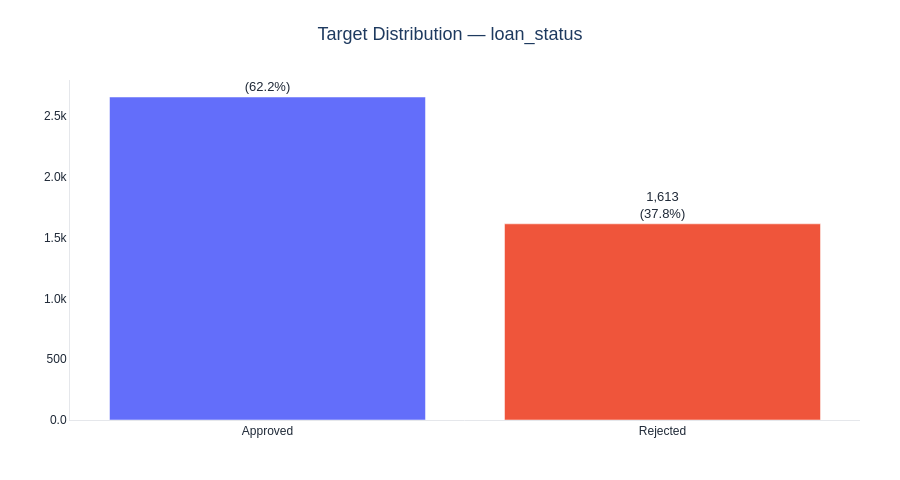
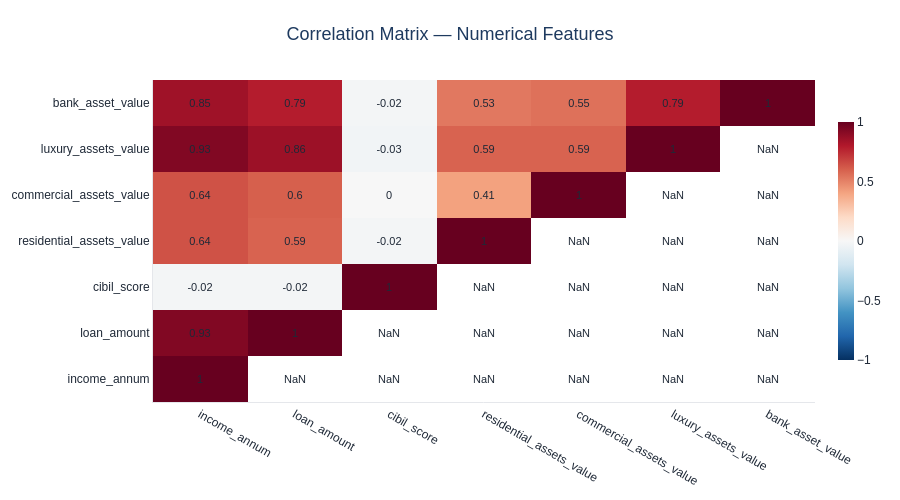
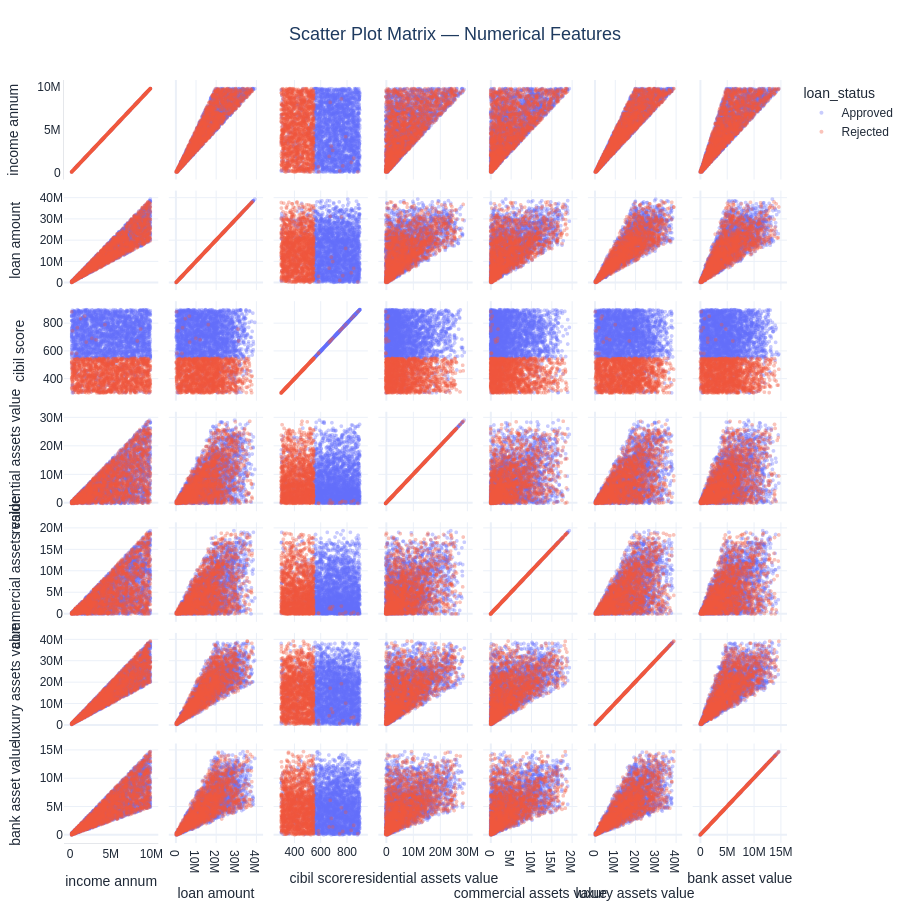
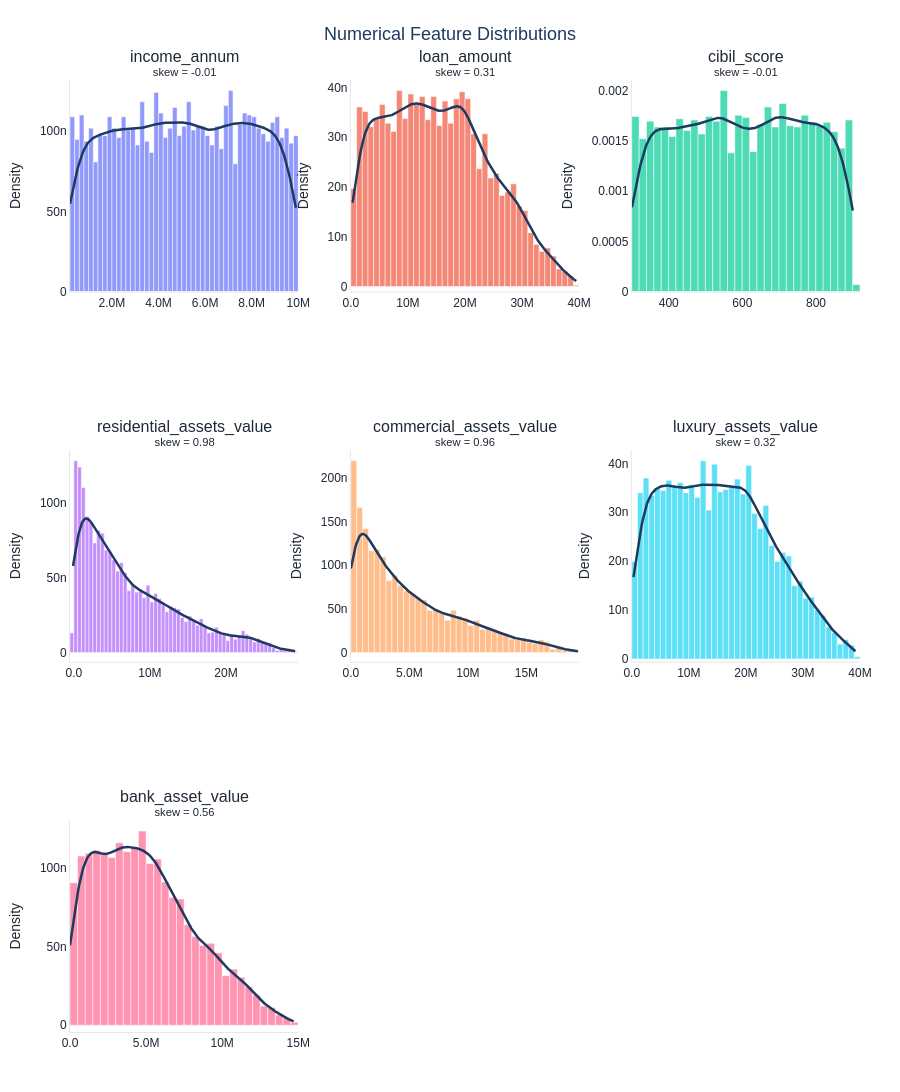

Write notebook code for charts like these, in order.
### Code cell
df = pd.read_csv(data_path, skipinitialspace=True)
dataset_overview(df, target="loan_status", save_html="../outputs/eda_report.html", name=data_path)

### Figure 1 — Plotly figure (JSON) as saved in the notebook; plotly's stock layout.template omitted (floating-point values rounded to 4 significant figures)
{"data": [{"marker": {"color": ["#636EFA", "#EF553B"]}, "text": ["2,656<br>(62.2%)", "1,613<br>(37.8%)"], "textfont": {"color": "#1F2937", "size": 13}, "textposition": "outside", "type": "bar", "x": ["Approved", "Rejected"], "y": [2656, 1613]}], "layout": {"font": {"color": "#1F2937", "family": "Arial, sans-serif"}, "height": 480, "margin": {"b": 60, "l": 70, "r": 40, "t": 80}, "paper_bgcolor": "white", "plot_bgcolor": "white", "showlegend": false, "title": {"font": {"color": "#1E3A5F", "family": "Arial, sans-serif", "size": 18}, "text": "Target Distribution — loan_status", "x": 0.5, "xanchor": "center"}, "xaxis": {"linecolor": "#E5E7EB", "showgrid": false, "tickfont": {"size": 12}, "zeroline": false}, "yaxis": {"linecolor": "#E5E7EB", "showgrid": false, "tickfont": {"size": 12}, "tickformat": ".2s", "zeroline": false}}}

### Figure 2 — Plotly figure (JSON) as saved in the notebook; plotly's stock layout.template omitted (floating-point values rounded to 4 significant figures)
{"data": [{"colorbar": {"len": 0.8, "thickness": 16}, "colorscale": [[0, "rgb(5,48,97)"], [0.1, "rgb(33,102,172)"], [0.2, "rgb(67,147,195)"], [0.3, "rgb(146,197,222)"], [0.4, "rgb(209,229,240)"], [0.5, "rgb(247,247,247)"], [0.6, "rgb(253,219,199)"], [0.7, "rgb(244,165,130)"], [0.8, "rgb(214,96,77)"], [0.9, "rgb(178,24,43)"], [1, "rgb(103,0,31)"]], "hoverongaps": false, "text": [[1.0, NaN, NaN, NaN, NaN, NaN, NaN], [0.93, 1.0, NaN, NaN, NaN, NaN, NaN], [-0.02, -0.02, 1.0, NaN, NaN, NaN, NaN], [0.64, 0.59, -0.02, 1.0, NaN, NaN, NaN], [0.64, 0.6, -0.0, 0.41, 1.0, NaN, NaN], [0.93, 0.86, -0.03, 0.59, 0.59, 1.0, NaN], [0.85, 0.79, -0.02, 0.53, 0.55, 0.79, 1.0]], "textfont": {"color": "#1F2937", "size": 11}, "texttemplate": "%{text}", "type": "heatmap", "x": ["income_annum", "loan_amount", "cibil_score", "residential_assets_value", "commercial_assets_value", "luxury_assets_value", "bank_asset_value"], "y": ["income_annum", "loan_amount", "cibil_score", "residential_assets_value", "commercial_assets_value", "luxury_assets_value", "bank_asset_value"], "z": [[1.0, NaN, NaN, NaN, NaN, NaN, NaN], [0.93, 1.0, NaN, NaN, NaN, NaN, NaN], [-0.02, -0.02, 1.0, NaN, NaN, NaN, NaN], [0.64, 0.59, -0.02, 1.0, NaN, NaN, NaN], [0.64, 0.6, -0.0, 0.41, 1.0, NaN, NaN], [0.93, 0.86, -0.03, 0.59, 0.59, 1.0, NaN], [0.85, 0.79, -0.02, 0.53, 0.55, 0.79, 1.0]], "zmax": 1, "zmid": 0, "zmin": -1}], "layout": {"font": {"color": "#1F2937", "family": "Arial, sans-serif"}, "height": 500, "margin": {"b": 80, "l": 100, "r": 40, "t": 80}, "paper_bgcolor": "white", "plot_bgcolor": "white", "title": {"font": {"color": "#1E3A5F", "family": "Arial, sans-serif", "size": 18}, "text": "Correlation Matrix — Numerical Features", "x": 0.5, "xanchor": "center"}, "xaxis": {"linecolor": "#E5E7EB", "showgrid": false, "tickfont": {"size": 12}, "zeroline": false}, "yaxis": {"linecolor": "#E5E7EB", "showgrid": false, "tickfont": {"size": 12}, "zeroline": false}}}

### Figure 3 — Plotly figure (JSON) as saved in the notebook; plotly's stock layout.template omitted (floating-point values rounded to 4 significant figures; data arrays with more than 128 entries replaced by an {"elided": "..."} marker saying what was removed)
{"data": [{"diagonal": {"visible": true}, "dimensions": [{"axis": {"matches": true}, "label": "income annum", "values": {"elided": "2656 int values"}}, {"axis": {"matches": true}, "label": "loan amount", "values": {"elided": "2656 int values"}}, {"axis": {"matches": true}, "label": "cibil score", "values": {"elided": "2656 int values"}}, {"axis": {"matches": true}, "label": "residential assets value", "values": {"elided": "2656 int values"}}, {"axis": {"matches": true}, "label": "commercial assets value", "values": {"elided": "2656 int values"}}, {"axis": {"matches": true}, "label": "luxury assets value", "values": {"elided": "2656 int values"}}, {"axis": {"matches": true}, "label": "bank asset value", "values": {"elided": "2656 int values"}}], "hovertemplate": "loan_status=Approved<br>%{xaxis.title.text}=%{x}<br>%{yaxis.title.text}=%{y}<extra></extra>", "legendgroup": "Approved", "marker": {"color": "#636EFA", "line": {"width": 0}, "opacity": 0.35, "size": 4, "symbol": "circle"}, "name": "Approved", "showlegend": true, "type": "splom"}, {"diagonal": {"visible": true}, "dimensions": [{"axis": {"matches": true}, "label": "income annum", "values": {"elided": "1613 int values"}}, {"axis": {"matches": true}, "label": "loan amount", "values": {"elided": "1613 int values"}}, {"axis": {"matches": true}, "label": "cibil score", "values": {"elided": "1613 int values"}}, {"axis": {"matches": true}, "label": "residential assets value", "values": {"elided": "1613 int values"}}, {"axis": {"matches": true}, "label": "commercial assets value", "values": {"elided": "1613 int values"}}, {"axis": {"matches": true}, "label": "luxury assets value", "values": {"elided": "1613 int values"}}, {"axis": {"matches": true}, "label": "bank asset value", "values": {"elided": "1613 int values"}}], "hovertemplate": "loan_status=Rejected<br>%{xaxis.title.text}=%{x}<br>%{yaxis.title.text}=%{y}<extra></extra>", "legendgroup": "Rejected", "marker": {"color": "#EF553B", "line": {"width": 0}, "opacity": 0.35, "size": 4, "symbol": "circle"}, "name": "Rejected", "showlegend": true, "type": "splom"}], "layout": {"dragmode": "select", "font": {"color": "#1F2937", "family": "Arial, sans-serif"}, "height": 910, "legend": {"title": {"text": "loan_status"}, "tracegroupgap": 0}, "margin": {"b": 60, "l": 60, "r": 40, "t": 80}, "paper_bgcolor": "white", "plot_bgcolor": "white", "title": {"font": {"color": "#1E3A5F", "family": "Arial, sans-serif", "size": 18}, "text": "Scatter Plot Matrix — Numerical Features", "x": 0.5, "xanchor": "center"}, "width": 910, "xaxis": {"linecolor": "#E5E7EB", "showgrid": false, "tickfont": {"size": 12}, "zeroline": false}, "yaxis": {"linecolor": "#E5E7EB", "showgrid": false, "tickfont": {"size": 12}, "zeroline": false}}}

### Figure 4 — Plotly figure (JSON) as saved in the notebook; plotly's stock layout.template omitted (floating-point values rounded to 4 significant figures; data arrays with more than 128 entries replaced by an {"elided": "..."} marker saying what was removed)
{"data": [{"histnorm": "probability density", "marker": {"color": "#636EFA", "line": {"color": "white", "width": 0.5}}, "name": "income_annum", "opacity": 0.7, "showlegend": false, "type": "histogram", "x": {"elided": "4269 int values"}, "xaxis": "x", "yaxis": "y"}, {"line": {"color": "#1E3A5F", "width": 2.5}, "mode": "lines", "showlegend": false, "type": "scatter", "x": {"elided": "300 float values"}, "xaxis": "x", "y": {"elided": "300 float values"}, "yaxis": "y"}, {"histnorm": "probability density", "marker": {"color": "#EF553B", "line": {"color": "white", "width": 0.5}}, "name": "loan_amount", "opacity": 0.7, "showlegend": false, "type": "histogram", "x": {"elided": "4269 int values"}, "xaxis": "x2", "yaxis": "y2"}, {"line": {"color": "#1E3A5F", "width": 2.5}, "mode": "lines", "showlegend": false, "type": "scatter", "x": {"elided": "300 float values"}, "xaxis": "x2", "y": {"elided": "300 float values"}, "yaxis": "y2"}, {"histnorm": "probability density", "marker": {"color": "#00CC96", "line": {"color": "white", "width": 0.5}}, "name": "cibil_score", "opacity": 0.7, "showlegend": false, "type": "histogram", "x": {"elided": "4269 int values"}, "xaxis": "x3", "yaxis": "y3"}, {"line": {"color": "#1E3A5F", "width": 2.5}, "mode": "lines", "showlegend": false, "type": "scatter", "x": {"elided": "300 float values"}, "xaxis": "x3", "y": {"elided": "300 float values"}, "yaxis": "y3"}, {"histnorm": "probability density", "marker": {"color": "#AB63FA", "line": {"color": "white", "width": 0.5}}, "name": "residential_assets_value", "opacity": 0.7, "showlegend": false, "type": "histogram", "x": {"elided": "4269 int values"}, "xaxis": "x4", "yaxis": "y4"}, {"line": {"color": "#1E3A5F", "width": 2.5}, "mode": "lines", "showlegend": false, "type": "scatter", "x": {"elided": "300 float values"}, "xaxis": "x4", "y": {"elided": "300 float values"}, "yaxis": "y4"}, {"histnorm": "probability density", "marker": {"color": "#FFA15A", "line": {"color": "white", "width": 0.5}}, "name": "commercial_assets_value", "opacity": 0.7, "showlegend": false, "type": "histogram", "x": {"elided": "4269 int values"}, "xaxis": "x5", "yaxis": "y5"}, {"line": {"color": "#1E3A5F", "width": 2.5}, "mode": "lines", "showlegend": false, "type": "scatter", "x": {"elided": "300 float values"}, "xaxis": "x5", "y": {"elided": "300 float values"}, "yaxis": "y5"}, {"histnorm": "probability density", "marker": {"color": "#19D3F3", "line": {"color": "white", "width": 0.5}}, "name": "luxury_assets_value", "opacity": 0.7, "showlegend": false, "type": "histogram", "x": {"elided": "4269 int values"}, "xaxis": "x6", "yaxis": "y6"}, {"line": {"color": "#1E3A5F", "width": 2.5}, "mode": "lines", "showlegend": false, "type": "scatter", "x": {"elided": "300 float values"}, "xaxis": "x6", "y": {"elided": "300 float values"}, "yaxis": "y6"}, {"histnorm": "probability density", "marker": {"color": "#FF6692", "line": {"color": "white", "width": 0.5}}, "name": "bank_asset_value", "opacity": 0.7, "showlegend": false, "type": "histogram", "x": {"elided": "4269 int values"}, "xaxis": "x7", "yaxis": "y7"}, {"line": {"color": "#1E3A5F", "width": 2.5}, "mode": "lines", "showlegend": false, "type": "scatter", "x": {"elided": "300 float values"}, "xaxis": "x7", "y": {"elided": "300 float values"}, "yaxis": "y7"}], "layout": {"annotations": [{"font": {"size": 16}, "showarrow": false, "text": "income_annum<br><sup>skew = -0.01</sup>", "x": 0.1444, "xanchor": "center", "xref": "paper", "y": 1, "yanchor": "bottom", "yref": "paper"}, {"font": {"size": 16}, "showarrow": false, "text": "loan_amount<br><sup>skew = 0.31</sup>", "x": 0.5, "xanchor": "center", "xref": "paper", "y": 1, "yanchor": "bottom", "yref": "paper"}, {"font": {"size": 16}, "showarrow": false, "text": "cibil_score<br><sup>skew = -0.01</sup>", "x": 0.8556, "xanchor": "center", "xref": "paper", "y": 1, "yanchor": "bottom", "yref": "paper"}, {"font": {"size": 16}, "showarrow": false, "text": "residential_assets_value<br><sup>skew = 0.98</sup>", "x": 0.1444, "xanchor": "center", "xref": "paper", "y": 0.6111, "yanchor": "bottom", "yref": "paper"}, {"font": {"size": 16}, "showarrow": false, "text": "commercial_assets_value<br><sup>skew = 0.96</sup>", "x": 0.5, "xanchor": "center", "xref": "paper", "y": 0.6111, "yanchor": "bottom", "yref": "paper"}, {"font": {"size": 16}, "showarrow": false, "text": "luxury_assets_value<br><sup>skew = 0.32</sup>", "x": 0.8556, "xanchor": "center", "xref": "paper", "y": 0.6111, "yanchor": "bottom", "yref": "paper"}, {"font": {"size": 16}, "showarrow": false, "text": "bank_asset_value<br><sup>skew = 0.56</sup>", "x": 0.1444, "xanchor": "center", "xref": "paper", "y": 0.2222, "yanchor": "bottom", "yref": "paper"}], "font": {"color": "#1F2937", "family": "Arial, sans-serif"}, "height": 1260, "margin": {"b": 60, "l": 70, "r": 40, "t": 80}, "paper_bgcolor": "white", "plot_bgcolor": "white", "title": {"font": {"color": "#1E3A5F", "family": "Arial, sans-serif", "size": 18}, "text": "Numerical Feature Distributions", "x": 0.5, "xanchor": "center"}, "xaxis": {"anchor": "y", "domain": [0, 0.2889], "linecolor": "#E5E7EB", "showgrid": false, "tickfont": {"size": 12}, "tickformat": ".2s", "zeroline": false}, "xaxis2": {"anchor": "y2", "domain": [0.3556, 0.6444], "linecolor": "#E5E7EB", "showgrid": false, "tickfont": {"size": 12}, "tickformat": ".2s", "zeroline": false}, "xaxis3": {"anchor": "y3", "domain": [0.7111, 1], "linecolor": "#E5E7EB", "showgrid": false, "tickfont": {"size": 12}, "tickformat": ".2s", "zeroline": false}, "xaxis4": {"anchor": "y4", "domain": [0, 0.2889], "linecolor": "#E5E7EB", "showgrid": false, "tickfont": {"size": 12}, "tickformat": ".2s", "zeroline": false}, "xaxis5": {"anchor": "y5", "domain": [0.3556, 0.6444], "linecolor": "#E5E7EB", "showgrid": false, "tickfont": {"size": 12}, "tickformat": ".2s", "zeroline": false}, "xaxis6": {"anchor": "y6", "domain": [0.7111, 1], "linecolor": "#E5E7EB", "showgrid": false, "tickfont": {"size": 12}, "tickformat": ".2s", "zeroline": false}, "xaxis7": {"anchor": "y7", "domain": [0, 0.2889], "linecolor": "#E5E7EB", "showgrid": false, "tickfont": {"size": 12}, "tickformat": ".2s", "zeroline": false}, "xaxis8": {"anchor": "y8", "domain": [0.3556, 0.6444], "linecolor": "#E5E7EB", "showgrid": false, "tickfont": {"size": 12}, "zeroline": false}, "xaxis9": {"anchor": "y9", "domain": [0.7111, 1], "linecolor": "#E5E7EB", "showgrid": false, "tickfont": {"size": 12}, "zeroline": false}, "yaxis": {"anchor": "x", "domain": [0.7778, 1], "linecolor": "#E5E7EB", "showgrid": false, "tickfont": {"size": 12}, "title": {"text": "Density"}, "zeroline": false}, "yaxis2": {"anchor": "x2", "domain": [0.7778, 1], "linecolor": "#E5E7EB", "showgrid": false, "tickfont": {"size": 12}, "title": {"text": "Density"}, "zeroline": false}, "yaxis3": {"anchor": "x3", "domain": [0.7778, 1], "linecolor": "#E5E7EB", "showgrid": false, "tickfont": {"size": 12}, "title": {"text": "Density"}, "zeroline": false}, "yaxis4": {"anchor": "x4", "domain": [0.3889, 0.6111], "linecolor": "#E5E7EB", "showgrid": false, "tickfont": {"size": 12}, "title": {"text": "Density"}, "zeroline": false}, "yaxis5": {"anchor": "x5", "domain": [0.3889, 0.6111], "linecolor": "#E5E7EB", "showgrid": false, "tickfont": {"size": 12}, "title": {"text": "Density"}, "zeroline": false}, "yaxis6": {"anchor": "x6", "domain": [0.3889, 0.6111], "linecolor": "#E5E7EB", "showgrid": false, "tickfont": {"size": 12}, "title": {"text": "Density"}, "zeroline": false}, "yaxis7": {"anchor": "x7", "domain": [0, 0.2222], "linecolor": "#E5E7EB", "showgrid": false, "tickfont": {"size": 12}, "title": {"text": "Density"}, "zeroline": false}, "yaxis8": {"anchor": "x8", "domain": [0, 0.2222], "linecolor": "#E5E7EB", "showgrid": false, "tickfont": {"size": 12}, "title": {"text": "Density"}, "zeroline": false}, "yaxis9": {"anchor": "x9", "domain": [0, 0.2222], "linecolor": "#E5E7EB", "showgrid": false, "tickfont": {"size": 12}, "title": {"text": "Density"}, "zeroline": false}}}
